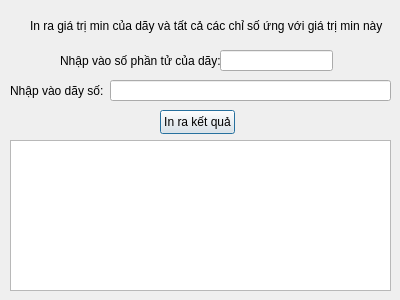
<?xml version="1.0" encoding="UTF-8"?>
<ui version="4.0">
 <class>Bai3_Tuan3</class>
 <widget class="QDialog" name="Bai3_Tuan3">
  <property name="geometry">
   <rect>
    <x>0</x>
    <y>0</y>
    <width>400</width>
    <height>300</height>
   </rect>
  </property>
  <property name="windowTitle">
   <string>Bai3_Tuan3</string>
  </property>
  <widget class="QLabel" name="label">
   <property name="geometry">
    <rect>
     <x>30</x>
     <y>10</y>
     <width>381</width>
     <height>31</height>
    </rect>
   </property>
   <property name="text">
    <string>In ra giá trị min của dãy và tất cả các chỉ số ứng với giá trị min này</string>
   </property>
  </widget>
  <widget class="QLabel" name="label_3">
   <property name="geometry">
    <rect>
     <x>10</x>
     <y>80</y>
     <width>101</width>
     <height>21</height>
    </rect>
   </property>
   <property name="text">
    <string>Nhập vào dãy số:</string>
   </property>
  </widget>
  <widget class="QLineEdit" name="lineEdit_2">
   <property name="geometry">
    <rect>
     <x>110</x>
     <y>80</y>
     <width>281</width>
     <height>21</height>
    </rect>
   </property>
  </widget>
  <widget class="QPushButton" name="pushButton">
   <property name="geometry">
    <rect>
     <x>160</x>
     <y>110</y>
     <width>75</width>
     <height>24</height>
    </rect>
   </property>
   <property name="text">
    <string>In ra kết quả</string>
   </property>
  </widget>
  <widget class="QLabel" name="label_2">
   <property name="geometry">
    <rect>
     <x>60</x>
     <y>50</y>
     <width>161</width>
     <height>21</height>
    </rect>
   </property>
   <property name="text">
    <string>Nhập vào số phần tử của dãy:</string>
   </property>
  </widget>
  <widget class="QLineEdit" name="lineEdit">
   <property name="geometry">
    <rect>
     <x>220</x>
     <y>50</y>
     <width>113</width>
     <height>21</height>
    </rect>
   </property>
  </widget>
  <widget class="QTextEdit" name="textEdit">
   <property name="geometry">
    <rect>
     <x>10</x>
     <y>140</y>
     <width>381</width>
     <height>151</height>
    </rect>
   </property>
  </widget>
 </widget>
 <layoutdefault spacing="6" margin="11"/>
 <resources/>
 <connections/>
</ui>
